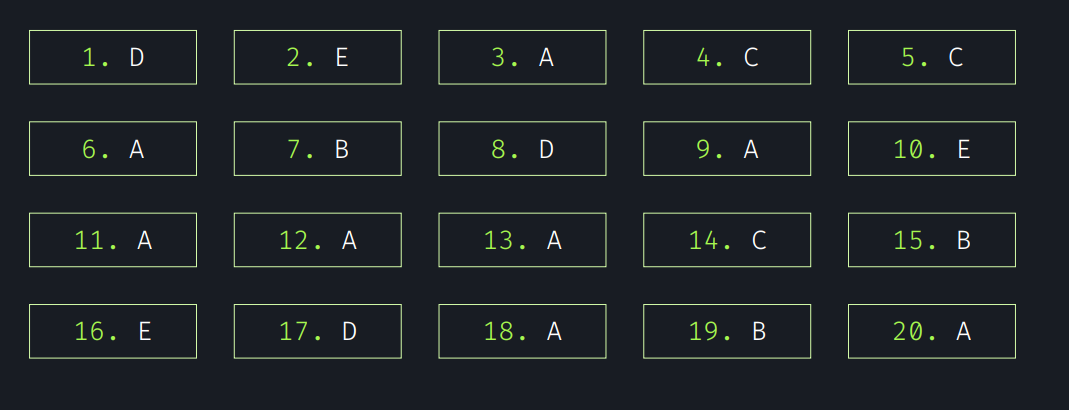
#> input picture test_grader/images/Gabarito_ADA.png, 1069 x 410 px
$ python test_grader.py
#> lines starting #> are read from the running program, lines starting #| are printed output that depends on the picture; after the words box and inside, x2 and y2 are one past the last pixel; in counts of white or black regions, pixels touching at a corner belong together
import cv2
import numpy as np
import pytesseract
from pytesseract import Output
import argparse
import imutils

# set tesseract path
pytesseract.pytesseract.tesseract_cmd = r'C:\Users\pcteste1\AppData\Local\Programs\Tesseract-OCR\tesseract.exe'

parser = argparse.ArgumentParser(description='Answer sheets')
parser.add_argument('-a', '--answerSheet', help='The official answer sheet', required=False, default='images/Gabarito_ADA.png')
parser.add_argument('-b', '--answers', help='The submitted answers', required=False, default='images/Respostas_ADA.png')

args = vars(parser.parse_args()) # vars returns the __dict__ attribute for a class

answer_sheet = cv2.imread(args['answerSheet'], cv2.IMREAD_GRAYSCALE)
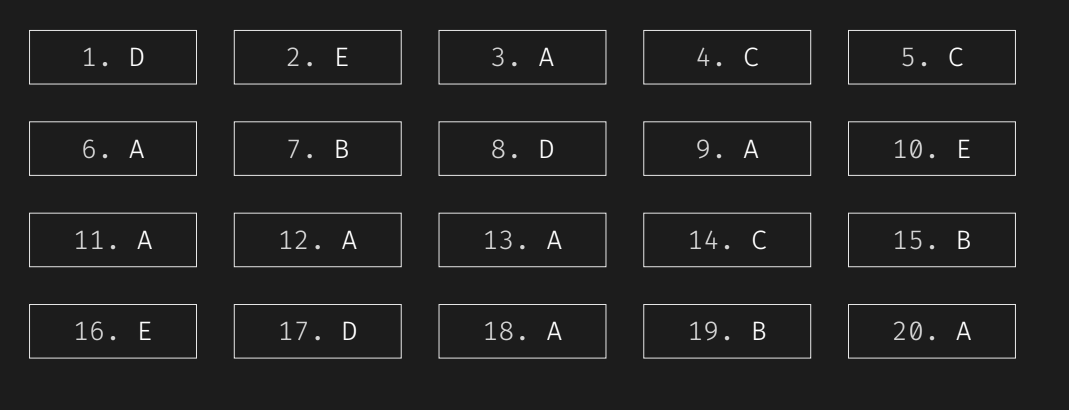
#> answer_sheet: shape (410, 1069); min 28, max 255, mean 33.8
#answers = cv2.imread(args['answers'])

assert answer_sheet is not None, 'Image not loaded'

#answer_sheet = cv2.GaussianBlur(answer_sheet, ksize=(3,3), sigmaX=0)
#answer_sheet = cv2.bilateralFilter(answer_sheet, 13, 60, 40)
thresh_img = cv2.threshold(answer_sheet, 127, 255, cv2.THRESH_BINARY)[1]
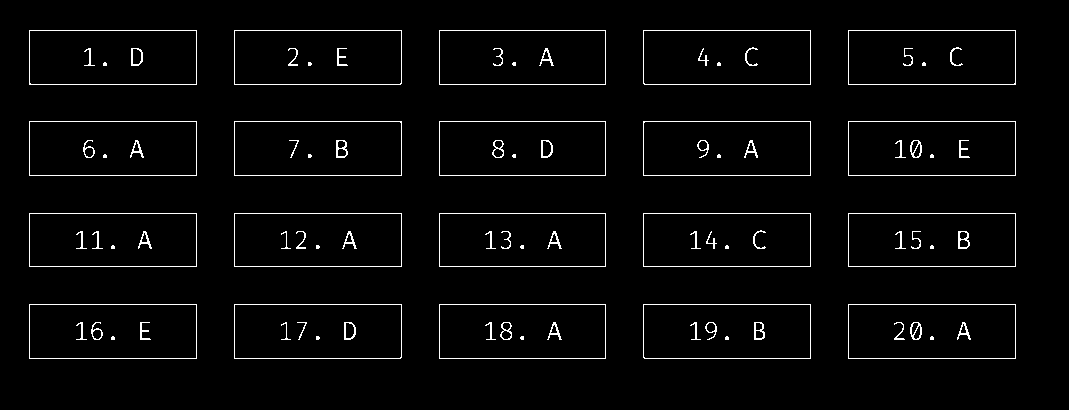
#> thresh_img: shape (410, 1069); 2.9% white in thin lines or dots, all inside (x1, y1, x2, y2) = (29, 30, 1016, 359)

contours, hierarchy = cv2.findContours(thresh_img, cv2.RETR_EXTERNAL, cv2.CHAIN_APPROX_SIMPLE)
#> contours = 20 contours; largest, box (x1, y1, x2, y2) and area: (848, 304, 1016, 359) 9018, (29, 304, 197, 359) 9018, (848, 121, 1016, 176) 9018, (643, 121, 811, 176) 9018, (234, 121, 402, 176) 9018

print(len(contours))
#| 20

for contour in contours:
    # Get the bounding box coordinates
    x, y, w, h = cv2.boundingRect(contour)

    middle = (x + (x + w)) // 2
    end = (x + w) - middle

    cropped_image = thresh_img[y:y+h, middle+10:middle+50]

    #cropped_image = cv2.dilate(cropped_image, None)
    cropped_image = cv2.resize(cropped_image, None, fx=2, fy=2)

    cv2.imshow('img', cropped_image)
    cv2.waitKey(0)
    cv2.destroyAllWindows()

#> (the run stopped early here; a loop or call above may not have finished)
